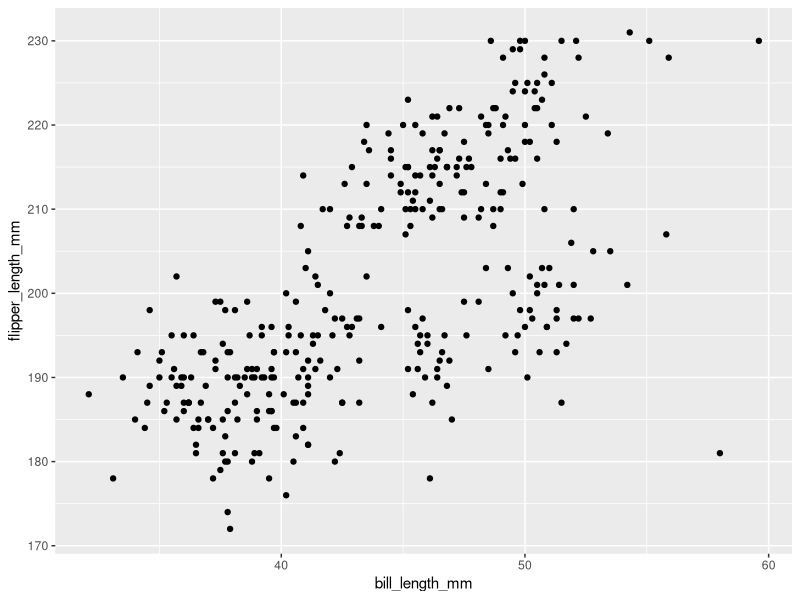
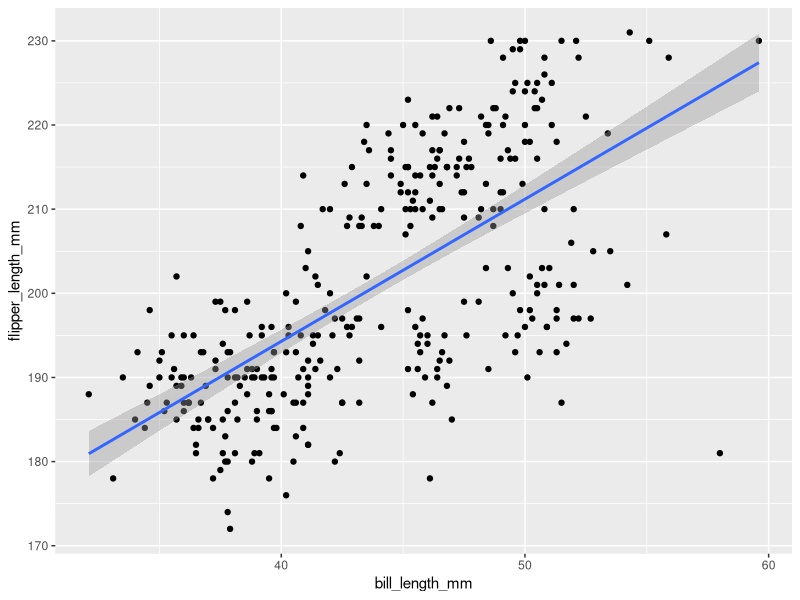
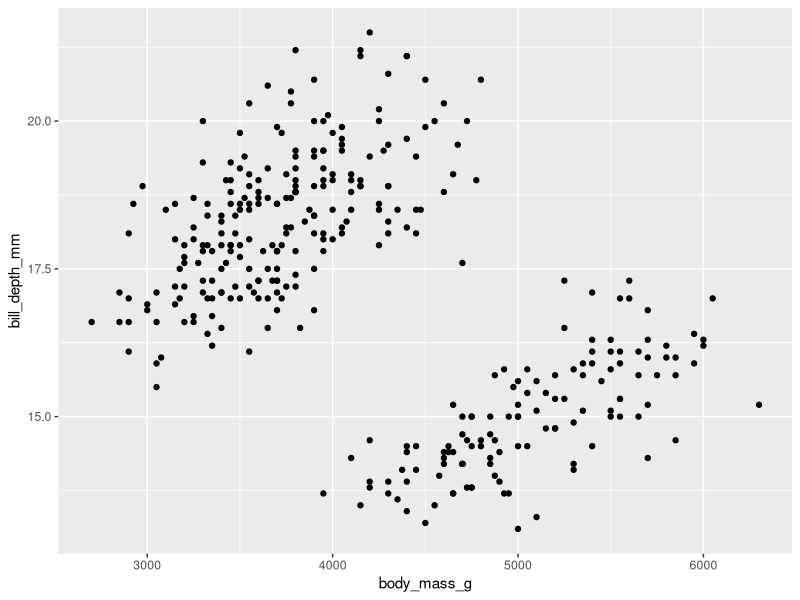
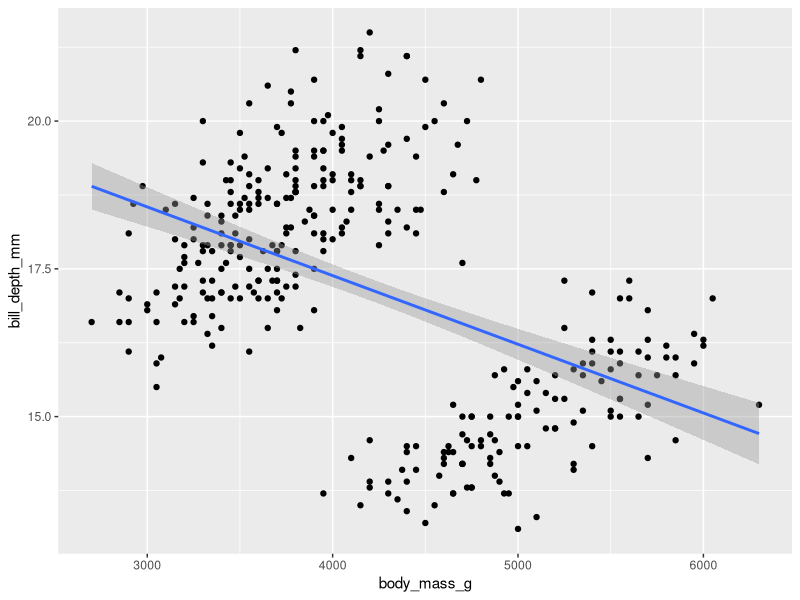
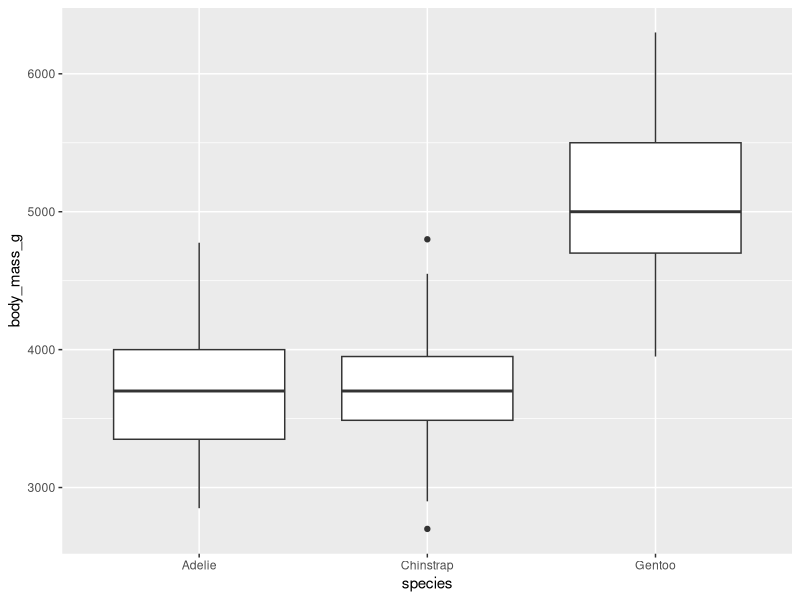
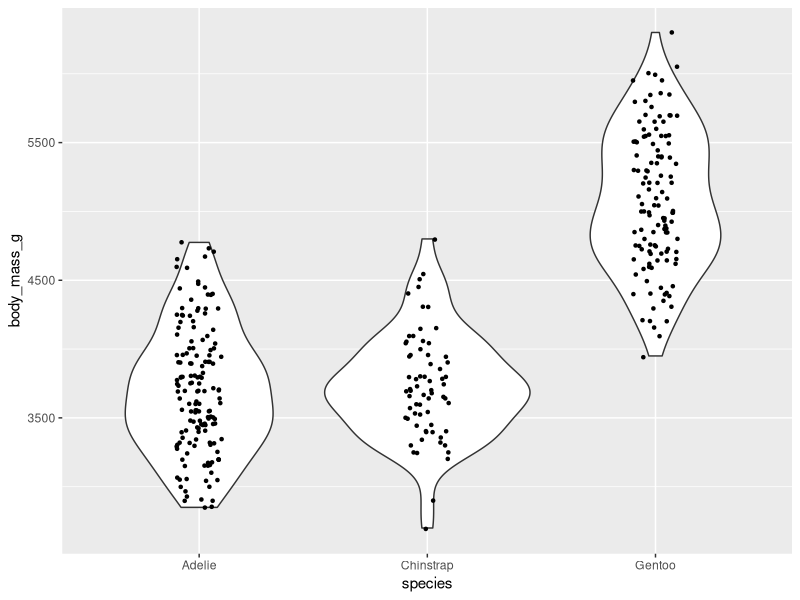
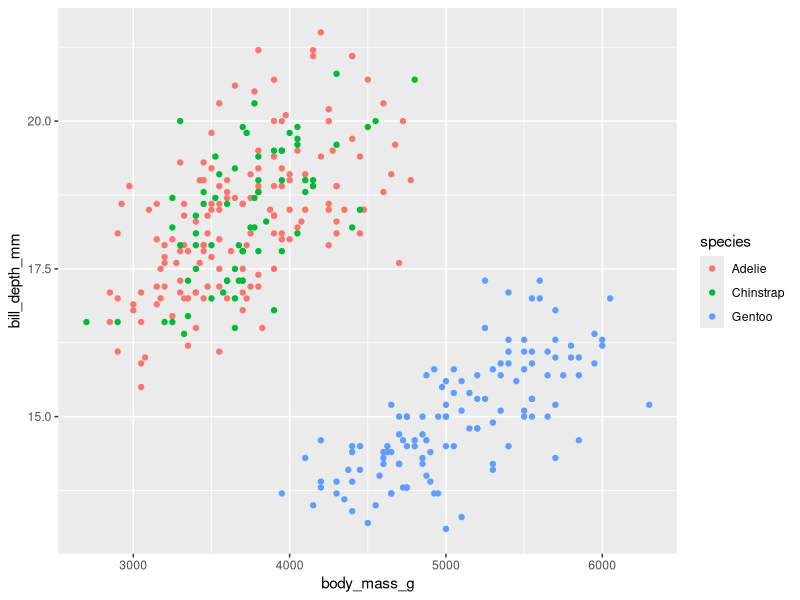
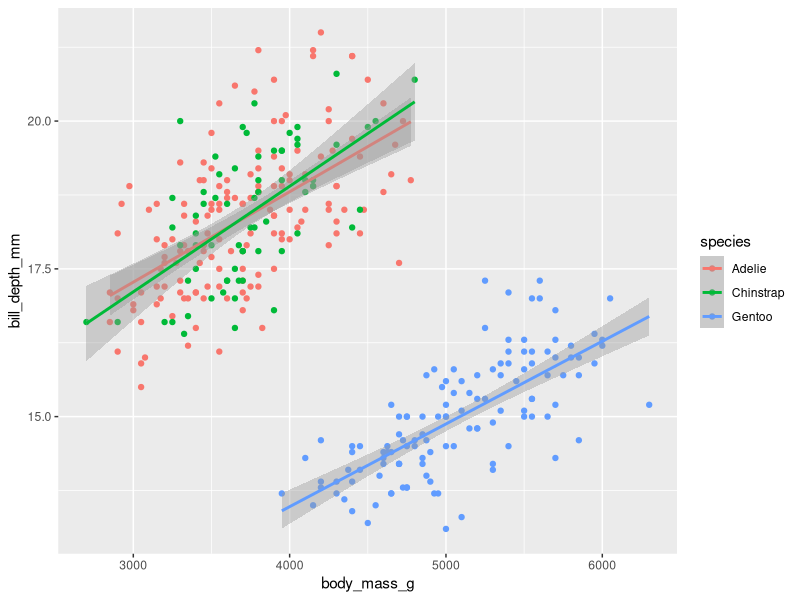

Source code (R) for these figures, in order:
## ---- chunk 1
knitr::opts_chunk$set(echo = TRUE)
## ---- chunk 2
library(tidyverse)

# Remove the comment if "palmerpenguins" has not yet been installed
# install.packages('palmerpenguins')

library(palmerpenguins)

head(penguins)
## ---- chunk 3
# str(penguins)
glimpse(penguins)
## ---- chunk 4
penguins %>% is.na() %>% sum()
## ---- chunk 5
ggplot(data = penguins, mapping = aes(x = bill_length_mm, y = flipper_length_mm)) +
  geom_point()
## ---- chunk 6
cor.test(penguins$bill_length_mm,penguins$flipper_length_mm)

## ---- chunk 7
ggplot(data = penguins, mapping = aes(x = bill_length_mm, y = flipper_length_mm)) +
  geom_point() + geom_smooth(method='lm')
## ---- chunk 8
cor.test(penguins$body_mass_g,penguins$bill_depth_mm)

## ---- chunk 9
ggplot(data = penguins, mapping = aes(x = body_mass_g, y = bill_depth_mm)) +
  geom_point()

## ---- chunk 10
ggplot(data = penguins, mapping = aes(x = body_mass_g, y = bill_depth_mm)) +
  geom_point() + geom_smooth(method='lm')


## ---- chunk 11
ggplot(data = penguins, mapping = aes(x = species, y = body_mass_g)) +
   geom_boxplot()

## ---- chunk 12
ggplot(data = penguins, mapping = aes(x = species, y = body_mass_g)) +
   geom_violin() + geom_jitter(shape=20, position = position_jitter(0.1))

## ---- chunk 13
ggplot(data = penguins, mapping = aes(x = body_mass_g, y = bill_depth_mm, colour = species)) +
  geom_point() 
## ---- chunk 14
ggplot(data = penguins, mapping = aes(x = body_mass_g, y = bill_depth_mm, colour = species)) +
  geom_point() + geom_smooth(method='lm')

## ---- chunk 15
common_slope_model <- lm(bill_depth_mm~body_mass_g+species,data=penguins)
summary(common_slope_model)
## ---- chunk 16
different_slope_model <- lm(bill_depth_mm~body_mass_g*species,data=penguins)
summary(different_slope_model)
## ---- chunk 17
permuted_penguins <- penguins
permuted_penguins$species <- permuted_penguins$species[sample(length(penguins$species))]
head(permuted_penguins)
## ---- chunk 18
ggplot(data = permuted_penguins, mapping = aes(x = body_mass_g, y = bill_depth_mm, colour=species)) +
  geom_point() + geom_smooth(method='lm')
## ---- chunk 19
ggplot(data = permuted_penguins, mapping = aes(x = species,y = body_mass_g,colour=species)) +
  geom_boxplot() 
## ---- chunk 20
# This code block creates a plot matrix comparing the actual body mass box plot (upper right) to those obtained from many permutations

# Build a tibble to store the data, beginning with the actual data
perm_tibble <- penguins %>% select(species,body_mass_g)
# Set the number of permutations, here 24 for better viewing 
n_reps <- 24
# Grow the tibble column by column with permuted values
for (i in 1:n_reps)
{
    # Name the permutation reps P1,P2,...
    new_name <- paste("P",i,sep="")
    # Generate a permuted column of body mass values. Note that this is equivalent     to permuting the species labels; however, permuting values makes the plotting     easier
    new_col <- tibble(penguins$body_mass_g[sample(length(penguins$species))])
    # Assign the new column its name
    colnames(new_col) <- new_name
    # Attach the permuted column to the end of the growing tibble
    perm_tibble <- cbind(perm_tibble,new_col)
}
# Record the order of the column names for later use as plot order
factor_levels <- colnames(perm_tibble)[2:(n_reps+2)]
# Pivot the tibble built above into long form
plot_tibble <- pivot_longer(perm_tibble,cols=2:(n_reps+2),names_to = c("rep"))
# Turn the rep column into a factor, using the order stored above
plot_tibble$rep <- factor(plot_tibble$rep,levels=factor_levels)
# Plot a matrix of box plots, beginning with the real data, followed from left to right with P1,P2,etc. Set the number of columns in the plot matrix to 5 for viewing. Remove the x-axis annotations.
ggplot(plot_tibble,aes(x=species,y=value,colour=species))+geom_boxplot()+facet_wrap(~rep,ncol=5)+theme(axis.title.x=element_blank(),axis.text.x=element_blank(),axis.ticks.x=element_blank())
## ---- chunk 21
penguins %>% count(species,island)

## ---- chunk 22
penguins %>% filter(species == "Adelie") %>% ggplot(mapping = aes(x = island,y = body_mass_g,colour=island)) + geom_boxplot() 

## ---- chunk 23
penguins %>% filter(species == "Adelie") %>%
    ggplot(mapping = aes(x = body_mass_g, y = bill_depth_mm, colour = island)) +
        geom_point() + geom_smooth(method='lm')


## ---- chunk 24
penguins %>% count(species,sex)

## ---- chunk 25
penguins %>% filter(!(is.na(sex))) %>% count(species,sex)

## ---- chunk 26
penguins %>% filter(!(is.na(sex))) %>% 
    ggplot(mapping = aes(x = sex, y = body_mass_g)) +
        geom_boxplot() + facet_wrap(~species)

## ---- chunk 27
penguins %>% filter(!(is.na(sex))) %>%  
    ggplot(mapping = aes(x = body_mass_g, y = bill_depth_mm, colour = species, shape = sex)) +
        geom_point() + geom_smooth(method='lm')
## ---- chunk 28
#install.packages('GGally')
library(GGally)
## ---- chunk 29
penguins %>% filter(!(is.na(sex))) %>% select(bill_length_mm,bill_depth_mm,flipper_length_mm,body_mass_g) %>%
    ggpairs()
## ---- chunk 30
penguins %>% filter(!(is.na(sex))) %>% select(bill_length_mm,bill_depth_mm,flipper_length_mm,body_mass_g,species) %>% ggpairs(aes(colour = species))

## ---- chunk 31
penguins %>% filter(!(is.na(sex))) %>% select(bill_length_mm,bill_depth_mm,flipper_length_mm,body_mass_g,species) %>% 
   ggpairs(aes(colour = species, alpha = 0.4))

## ---- chunk 32
penguins %>% filter(!(is.na(sex))) %>% mutate(year = as.factor(year)) %>% ggplot(mapping = aes(x = species,y=flipper_length_mm, colour=species)) + geom_boxplot() + 
  geom_jitter(width = 0.2, height = 0, alpha = 0.4) + facet_grid(sex ~ year) + theme(axis.title.x=element_blank(),
        axis.text.x=element_blank(),
        axis.ticks.x=element_blank())
## ---- chunk 33
# Start with the tibble containing the data
penguins %>%
# Select columns which sex is not NA
filter(!(is.na(sex))) %>% 
# set year to factor type
mutate(year = as.factor(year)) %>% 
# ggplot with aesthetics as color in species  
ggplot(mapping = aes(x = species,y = flipper_length_mm, colour=species)) + 
# add boxplot with flipper_length~species
geom_boxplot() + 
# Add distribution of points with jitter to boxplot
geom_jitter(width = 0.2, height = 0, alpha = 0.4) + 
# Perform 2x2 faceting, with sex as the column and year as the row
facet_grid(sex ~ year) + 
# Remove the annotations on the x axis
theme(axis.title.x=element_blank(),axis.text.x=element_blank(),axis.ticks.x=element_blank())
## ---- chunk 34
#resue ggpair code
penguins %>% drop_na() %>% select(bill_length_mm,bill_depth_mm,flipper_length_mm,body_mass_g,species) %>% 
   ggpairs(aes(colour = species, alpha = 0.4))

#Giving the Coefficient of variation(CV) of each variable in each species
penguins %>% drop_na() %>% group_by(species) %>% 
    summarise(across(where(is.numeric) & !year,~sd(.x)/mean(.x))) %>% ungroup()
#Giving the Coefficient of variation(CV) of each variable in all samples
penguins %>% drop_na() %>% summarise(across(where(is.numeric) & !year,~sd(.x)/mean(.x)))
## ---- chunk 35
factors = c("bill_length_mm","bill_depth_mm", "flipper_length_mm", "body_mass_g")
# fit linear regression models for each pair of factors in different species
autolm <- function(x,y,data) {broom::tidy(lm(data[[y]]~data[[x]]+species,data = penguins))}
as_tibble(t(combn(factors,2))) %>% mutate(lm=map2(V1,V2,~autolm(.x,.y, data = penguins))) %>% unnest(lm)
# Correlation test for each pair of factors
autocor <- function(x,y,data) {broom::tidy(cor.test(data[[y]], data[[x]]))}
as_tibble(t(combn(factors,2))) %>% mutate(lm=map2(V1,V2,~autocor(.x,.y, data = penguins))) %>% 
    unnest(lm) %>% select(-method,-alternative)
